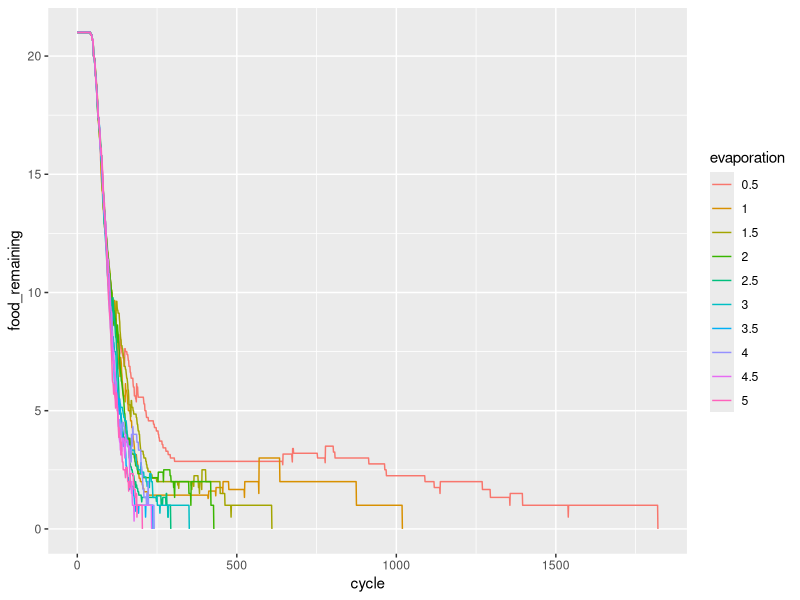
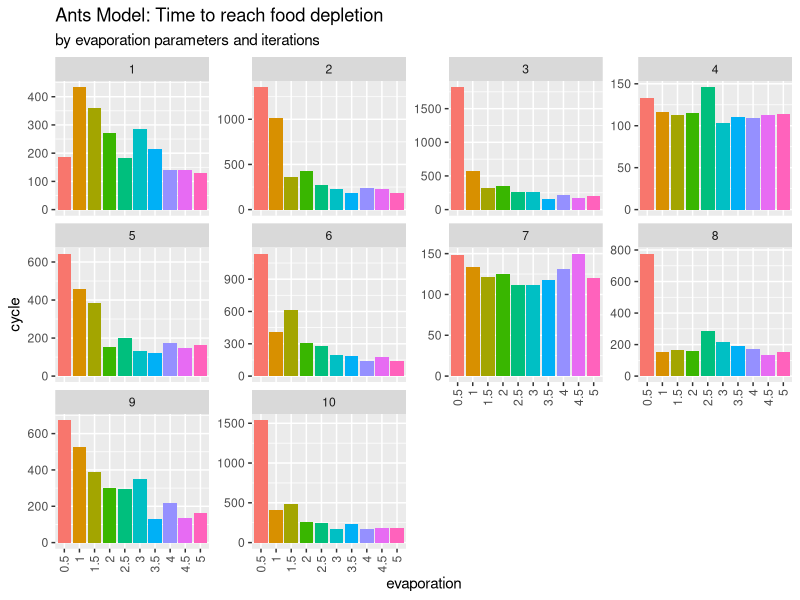

Write the R code that produced these figures, in order.
## ---- chunk 1
knitr::opts_chunk$set(echo = TRUE)
library(tidyverse)
## ---- chunk 2
library(tidyverse)
result <- read_delim("Assignment4/results/results.txt", 
                     delim = ";", col_names = FALSE)

cleaned <- 
  result %>% 
  mutate(
    iteration = result$X1 %>% str_sub(6) %>% as.numeric(),
    evaporation = result$X2 %>% str_sub(23) %>% as.numeric(),
    cycle = result$X3 %>% str_sub(7,10) %>% as.numeric(),
    food_remaining = result$X4 %>% str_sub(16,20) %>% as.numeric()
  ) %>% 
  select(iteration, evaporation, cycle, food_remaining) %>%  # clean variables
  arrange(iteration) %>% 
  ungroup

cleaned
## ---- chunk 3
#| label: fig-evaporation
#| fig-cap: Time to food depletion by the evaporation parameter 
#| warning: false


## averaging the model iteration
cleaned %>% 
  group_by(evaporation, cycle) %>% 
  summarise(food_remaining = mean(food_remaining)) -> cleaned1

cleaned1 %>% 
  mutate(evaporation = as.factor(evaporation)) %>% 
  ggplot(aes(x = cycle, y = food_remaining)) +
  geom_line(aes(group = evaporation, colour = evaporation)) 
## ---- chunk 4
#| label: fig-iteration
#| fig-cap: Time to reach food depletion by evaporation at each simulation run
#| warning: false

cleaned %>% 
  select(-food_remaining) %>% 
  group_by(iteration, evaporation) %>% 
  summarise_all(list(max)) %>% 
  ungroup %>% 
  mutate(iteration = rep(1:10, 10),
         evaporation = as.factor(evaporation)) -> sim_end

sim_end %>% 
  ggplot(aes(x = evaporation, y = cycle, fill = evaporation)) +
  geom_bar(stat = "identity") +
  facet_wrap(~iteration, scales = "free_y") +
  labs(title = "Ants Model: Time to reach food depletion", 
       subtitle = "by evaporation parameters and iterations") +
  theme(legend.position = "none",
        axis.text.x = element_text(angle = 90, vjust = 0.5, hjust=1))
